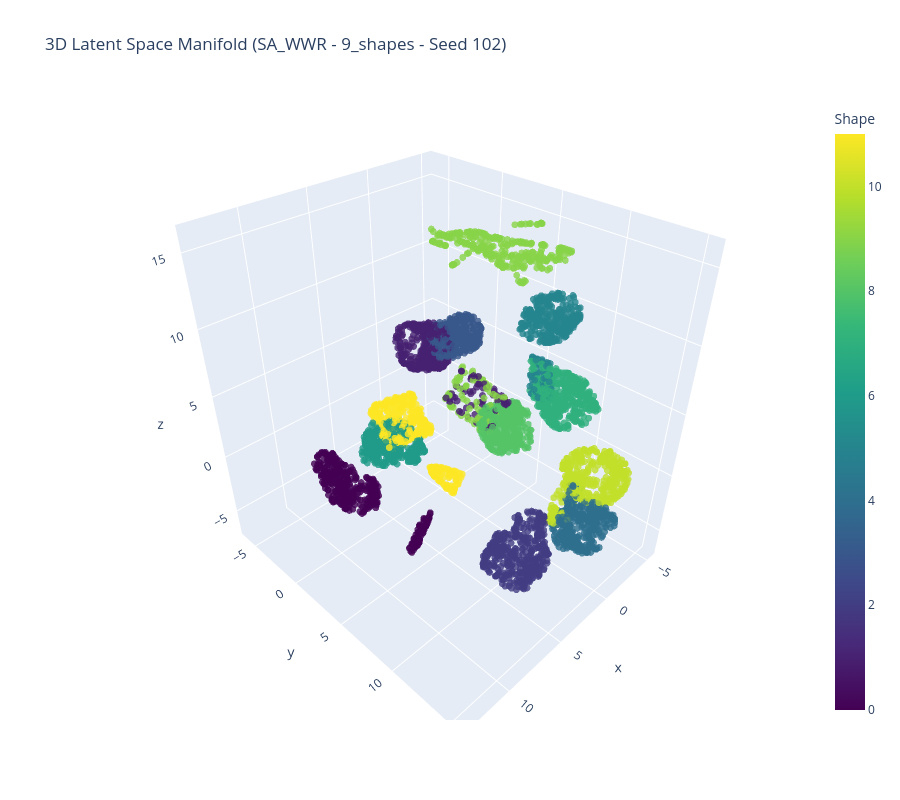

Notebook code cell kept with this figure:
### Code cell
held_out_filter = build_filter(Pentominos, shape_filters['9_shapes'])
data_filter = lambda *args: ~held_out_filter(*args)

dataset = Pentominos("data/datasets/pentominos", data_filter=None)

latents = compute_latents('sa_wwr', '9_shapes', dataset)
proj = fit_umap(latents, 'sa_wwr')

gt_vars = dataset.factor_values[:, 0]
fig = plot_umap(proj, gt_vars, 'Shape')
fig.show()
fig.write_html("plots/sa1_wwr_latent_space_3d-shapes.html")

### Figure 1 — Plotly figure (JSON) as saved in the notebook; plotly's stock layout.template omitted (floating-point values rounded to 4 significant figures; data arrays with more than 128 entries replaced by an {"elided": "..."} marker saying what was removed)
{"data": [{"hovertemplate": "x=%{x}<br>y=%{y}<br>z=%{z}<br>Shape=%{marker.color}<extra></extra>", "legendgroup": "", "marker": {"color": {"elided": "5000 float values"}, "coloraxis": "coloraxis", "opacity": 0.8, "size": 4, "symbol": "circle"}, "mode": "markers", "name": "", "scene": "scene", "showlegend": false, "type": "scatter3d", "x": {"elided": "5000 float values"}, "y": {"elided": "5000 float values"}, "z": {"elided": "5000 float values"}}], "layout": {"coloraxis": {"colorbar": {"title": {"text": "Shape"}}, "colorscale": [[0, "#440154"], [0.1111, "#482878"], [0.2222, "#3e4989"], [0.3333, "#31688e"], [0.4444, "#26828e"], [0.5556, "#1f9e89"], [0.6667, "#35b779"], [0.7778, "#6ece58"], [0.8889, "#b5de2b"], [1, "#fde725"]]}, "height": 800, "legend": {"tracegroupgap": 0}, "scene": {"domain": {"x": [0, 1], "y": [0, 1]}, "xaxis": {"title": {"text": "x"}}, "yaxis": {"title": {"text": "y"}}, "zaxis": {"title": {"text": "z"}}}, "title": {"text": "3D Latent Space Manifold (SA_WWR - 9_shapes - Seed 102)"}, "width": 900}}
